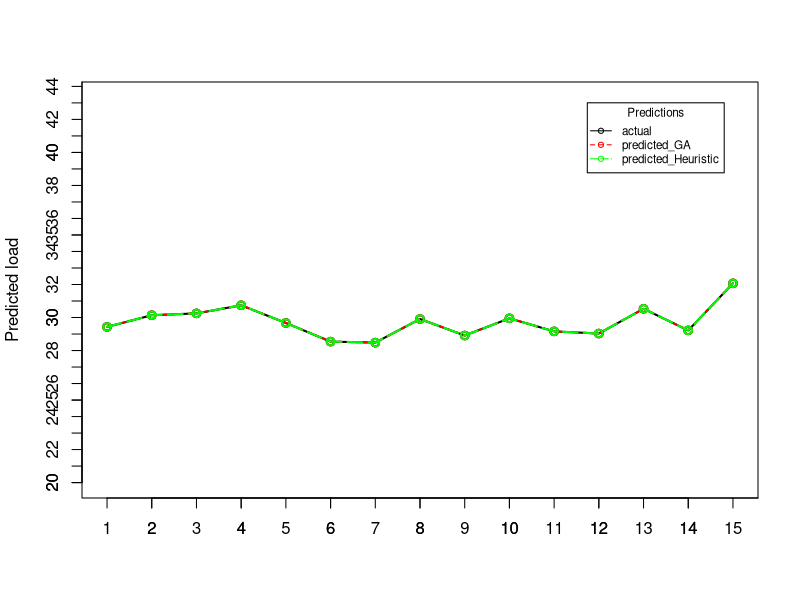

Reproduce this figure in R.
library(readxl)
library(ggplot2)

afternoon_actual<-unlist(read_excel("Alldata_excel.xlsx", range = "K117:K131",col_names = FALSE))
afternoon_predictedGA<-unlist(read_excel("Alldata_excel.xlsx", range = "L117:L131",col_names = FALSE))
afternoon_predictedMNLR<-unlist(read_excel("Alldata_excel.xlsx", range = "M117:M131",col_names = FALSE))

#length(afternoon_actual)

x<-seq(1,15)
y1<-afternoon_actual
y2<-afternoon_actual
y3<-afternoon_actual
line_width <-2

#0.102380952
#length(seq(20,45,by=1.666666667))
#,xlim = c(1,20),ylim =c(20,45)
tiff("afternoon2.tiff", units="in", width=10, height=10, res=300)
plot(x,seq(20,45,by=1.666666667),type="n",ylab="Predicted load",xlab = "")
lines(x,y1,type="o",col="black",lty=1,lwd=line_width)
lines(x,y2,type="o",col="red",lty=3,lwd=line_width)
lines(x,y3,type="o",col="green",lty=5,lwd=line_width)
axis(side=2, at=seq(20,45, by=1))
axis(side = 1,at=c(1:20))
legend("topright",inset = 0.05,
       c("actual","predicted_GA","predicted_Heuristic"),lty = c(1,2,5),
       col = c("black","red","green"),
       title = "Predictions",cex = 0.7,pch = c(1,1,1)
)
dev.off()
